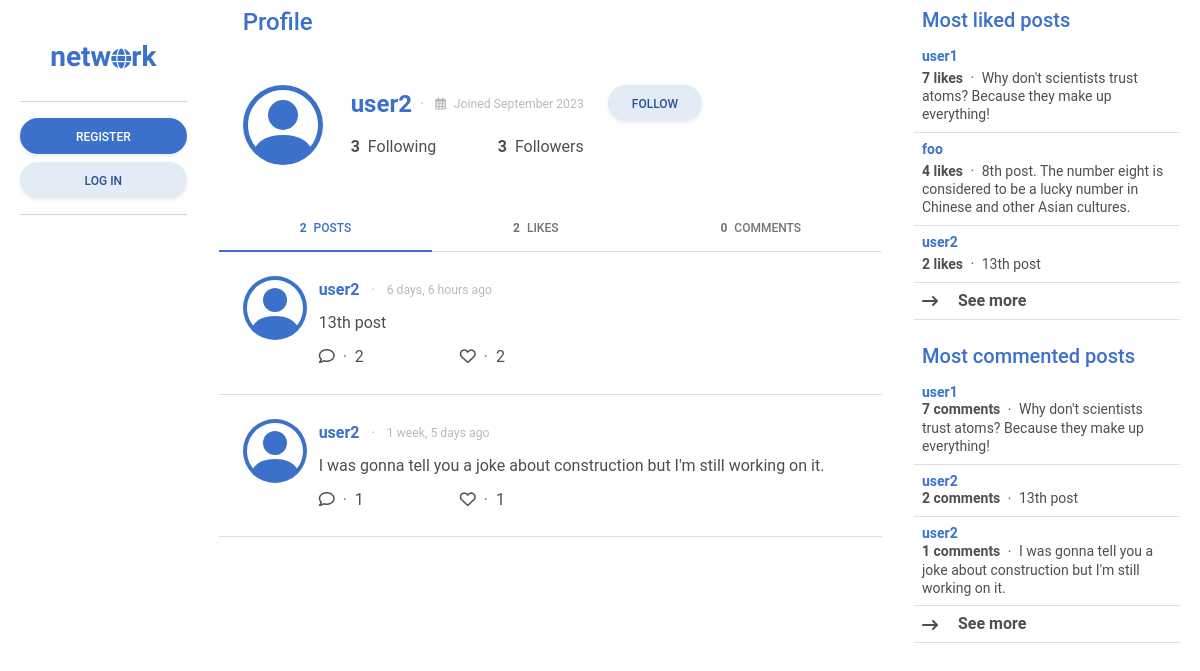
Screenshot of /profile/user2 with the database file from the repository.
### network/models.py (models this page shows, shortened)
class User(AbstractUser):
    pass
    date_joined = models.DateTimeField(auto_now_add=True)
    following = models.ManyToManyField("self", blank=True, related_name="followers", symmetrical=False)
    def most_followed_users():
        users = User.objects.annotate(follower_count=Count('followers'))
        return users.order_by('-follower_count')

class Post(models.Model):
    content = models.CharField(max_length=255)
    poster = models.ForeignKey(User, on_delete=models.CASCADE, related_name="posts")
    likers = models.ManyToManyField(User, blank=True, related_name="likes")
    date_posted = models.DateTimeField(auto_now_add=True)
    edited = models.BooleanField(default=False)
    def most_liked_posts():
        posts = Post.objects.annotate(likes_count=Count('likers'))
        return posts.order_by('-likes_count')
    def most_commented_posts():
        posts = Post.objects.annotate(comment_count=Count('comments'))
        return posts.order_by('-comment_count')
    class Meta:
        ordering = ["-date_posted"]

### network/views.py (the view)
# urls.py: path("profile/<str:user>", views.profile, name="profile"),
def profile(request, user):
    most_followed_users = User.most_followed_users()
    most_liked_posts = Post.most_liked_posts()
    most_commented_posts = Post.most_commented_posts()
    profile = User.objects.get(username=user)
    profile_posts = Post.objects.filter(poster=profile)
    profile_likes = Post.objects.filter(likers=profile)
    profile_comments = Comment.objects.filter(commenter=profile)
    if request.user.is_authenticated and profile in request.user.following.all():
        is_followed = True
    else:
        is_followed = False
    return render(request, "network/profile.html", {
        "most_followed_users": most_followed_users,
        "most_liked_posts": most_liked_posts,
        "most_commented_posts": most_commented_posts,
        "profile": profile,
        "posts": profile_posts,
        "liked_posts": profile_likes,
        "comments": profile_comments,
        "is_followed": is_followed
    })

### network/templates/network/profile.html (shortened to what this page needs)
{% extends "network/layout.html" %}
{% block sidebar_left %}
    {% include "network/sidebar_left.html" %}
{% endblock %}
{% block main %}
    <div>
    {% include "network/profile_info.html" with profile=profile headline="Profile" %}
    </div>
    <div class="sticky-top">
        <ul class="nav nav-tabs nav-fill border-bottom" id="ex1" role="tablist">
            <li class="nav-item transparan" role="presentation">
                <a class="nav-link active" id="posts_tab" data-mdb-toggle="tab" href="#all_posts" role="tab"
                    aria-controls="ex2-tabs-1" aria-selected="true">
                    <span class="me-1 fw-bold">
                        {% if profile.posts.count %}
                        {{ profile.posts.count }}
                        {% else %}
                        0
                        {% endif %}
                    </span>
                    Posts
                </a>
            </li>
            <li class="nav-item transparan" role="presentation">
                <a class="nav-link" id="likes_tab" data-mdb-toggle="tab" href="#all_likes" role="tab"
                    aria-controls="ex2-tabs-2" aria-selected="false">
                    <span class="me-1 fw-bold">
                        {% if profile.likes.count %}
                        {{ profile.likes.count }}
                        {% else %}
                        0
                        {% endif %}
                    </span>
                    Likes
                </a>
            </li>
            <li class="nav-item transparan" role="presentation">
                <a class="nav-link" id="comments_tab" data-mdb-toggle="tab" href="#all_comments" role="tab" aria-controls="ex2-tabs-2"
                    aria-selected="false">
                    <span class="me-1 fw-bold">
                        {% if profile.commenter.count %}
                        {{ profile.commenter.count }}
                        {% else %}
                        0
                        {% endif %}
                    </span>
                    Comments
                </a>
            </li>
        </ul>
    </div>
    <div class="tab-content" id="ex2-content">
        <div class="tab-pane fade show active mb-4" id="all_posts" role="tabpanel" aria-labelledby="posts_tab">
            {% include "network/posts.html" with posts=posts %}
        </div>
    </div>
{% endblock %}
{% block sidebar_right %}
    {% include "network/sidebar_right.html" %}
{% endblock %}

### network/templates/network/profile_info.html (shortened to what this page needs)
{% if headline %}
<div class="h4 mb-0 pb-4 pt-2 px-4 sticky-top transparan text-primary">
    {{ headline }}
</div>
{% endif %}
<div class="container p-0">
    <div class="row p-4">
        <a href="{% url 'profile' user=profile.username %}" class="col-auto mb-3">
        </a>
        <div class="col-auto align-self-center px-2 mb-3">
            <div class="px-2 d-flex justify-content-between align-items-center mb-3">
                <div class="d-flex justify-content-start">
                    <a href="{% url 'profile' user=profile.username %}" class="h4 m-0 fw-bold text-decoration-none align-middle">
                        {{ profile.username }}
                    </a>
                    <span class="small text-muted opacity-50 align-self-center">
                        <span class="align-middle mx-2">&#183;</span>
                        <span class="align-middle small"><i class="fa-regular fa-calendar-days me-2"></i>Joined {{profile.date_joined.date|date:"F Y"}}</span>
                    </span>
                </div>
            </div>
            <div class="px-2 d-flex justify-content-between align-items-center">
                <div role="button" data-mdb-toggle="modal" data-mdb-target="#following_{{ profile.id }}">
                    <span class="fw-bold me-2">{{ profile.following.count }}</span>Following
                </div>
                <div role="button" data-mdb-toggle="modal" data-mdb-target="#followers_{{ profile.id }}">
                    <span class="fw-bold me-2">{{ profile.followers.count }}</span>Followers
                </div>
            </div>
        </div>
        <div class="col-auto align-self-top px-2 mb-3">
            <div>
                {% if not user.is_authenticated %}
                <button class="btn btn-secondary btn-rounded shadow-sm" role="button" data-mdb-toggle="modal"
                    data-mdb-target="#follow">
                    Follow
                </button>
                {% endif %}
            </div>
        </div>
    </div>
</div>

### network/templates/network/posts.html (shortened to what this page needs)
{% load humanize %}
{% if not posts %}
<div class="container p-0">
    <h5 class="text-center p-3">No posts yet.</h5>
</div>
{% else %}
{% for post in posts %}
<div class="container p-4 border-bottom post">
    <div class="row">
        <a href="{% url 'profile' user=post.poster.username %}" class="col-auto">
        </a>
        <div class="col p-0">
            <div class="d-flex justify-content-between align-items-center">
                <div>
                    <a href="{% url 'profile' user=post.poster.username %}" class="fw-bold text-decoration-none align-middle">
                        {{ post.poster.username }}
                    </a>
                    <span class="small text-muted opacity-50 align-middle">
                        <span class="mx-2 align-middle">&#183;</span>
                        <span class="small align-middle">{{ post.date_posted|naturaltime }}</span>
                    </span>
                </div>
            </div>
            <div class="my-2">{{ post.content }}</div>
            <div class="d-flex justify-content-start align-items-center">
                <span class="pe-5">
                    <i class="fa-regular fa-comment" role="button" data-mdb-toggle="modal"
                        data-mdb-target="#comment_modal_{{ post.id }}"></i>
                    <span class="mx-1 text-muted">&#183;</span>
                    <span role="button" data-mdb-toggle="modal" data-mdb-target="#comment_list_modal_{{ post.id }}">
                        {% if post.comments.count %}
                        {{ post.comments.count }}
                        {% else %}
                        0
                        {% endif %}
                    </span>
                </span>
                <span class="px-5">
                    <i {% if user.is_authenticated and user in post.likers.all %} class="fa-solid fa-heart" {% elif
                        user.is_authenticated %} class="fa-regular fa-heart" {% else %} class="fa-regular fa-heart"
                        role="button" data-mdb-toggle="modal" data-mdb-target="#like_post_{{ post.id }}" {% endif %}>
                    </i>
                    <span class="mx-1 text-muted">&#183;</span>
                    <span role="button" data-mdb-toggle="modal" data-mdb-target="#likers_modal_{{ post.id }}">
                        {% if post.likers.count %}
                        {{ post.likers.count }}
                        {% else %}
                        0
                        {% endif %}
                    </span>
                </span>
            </div>
        </div>
    </div>
</div>
{% endfor %}
{% endif %}

### network/templates/network/sidebar_right.html (shortened to what this page needs)
<div class="mb-4 lh-sm">
    <div class="h5 px-2 text-primary sticky-top transparan">Most liked posts</div>
    <div class="list-group list-group-light list-group-small">
        {% for post in most_liked_posts|slice:":3" %}
        <div class="post p-2 border-bottom small">
            <a href="{% url 'post' id=post.id %}" class="text-body text-decoration-none align-middle">
                <div class="text-primary fw-bold mb-1">{{ post.poster.username }}</div>
                <span class="fw-bold">{{ post.likers.count }} likes</span>
                <span class="mx-1 align-middle">&#183;</span>
                <span>{{post.content}}</span>
            </a>
        </div>
        {% endfor %}
        <div class="fw-bold post p-2 border-bottom" role="button" data-mdb-toggle="modal" data-mdb-target="#most_liked_posts">
            <i class="align-middle me-3 fa-solid fa-arrow-right-long"></i>
            See more
        </div>
    </div>
</div>
<div class="lh-sm">
    <div class="h5 px-2 text-primary">Most commented posts</div>
    <div class="list-group list-group-light list-group-small">
        {% for post in most_commented_posts|slice:":3" %}
        <div class="post p-2 border-bottom small">
            <a href="{% url 'post' id=post.id %}" class="text-body text-decoration-none align-middle">
                <div class="text-primary fw-bold">{{ post.poster.username }}</div>
                <span class="fw-bold">{{ post.comments.count }} comments</span>
                <span class="mx-1 align-middle">&#183;</span>
                {{ post.content }}
            </a>
        </div>
        {% endfor %}
        <div class="fw-bold post p-2 border-bottom" role="button" data-mdb-toggle="modal" data-mdb-target="#most_commented_posts">
            <i class="align-middle me-3 fa-solid fa-arrow-right-long"></i>
            See more
        </div>
    </div>
</div>

### network/static/network/styles.css (style rules this page uses)
.transparan { background: rgba(255, 255, 255, 0.75); backdrop-filter: blur(2px); }

### rows the page displays
User: username "user2", date_joined "September 2023", following.count "3", followers.count "3", posts.count "2", likes.count "2"
Post: poster.username "user2", date_posted "6 days, 6 hours ago", content "13th post", comments.count "2", likers.count "2"
Post: poster.username "user2", date_posted "1 week, 5 days ago", content "I was gonna tell you a joke about construction but I'm still working on it.", comments.count "1", likers.count "1"
Post: poster.username "user1", likers.count "7", content "Why don't scientists trust atoms? Because they make up everything!", comments.count "7"
Post: poster.username "foo", likers.count "4", content "8th post. The number eight is considered to be a lucky number in Chinese and other Asian cultures."

### other values shown
{{ headline }} "Profile"
